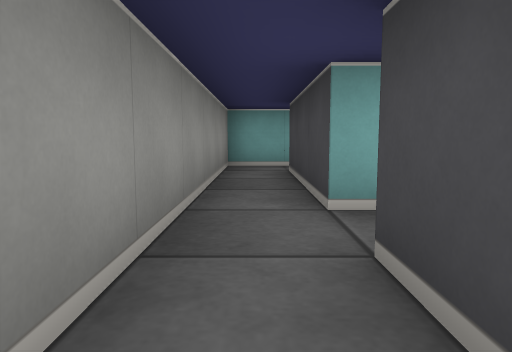
View 1 (above)

12 first-person views from a walk through a cub3D level. The camera is about half as high as the walls, tilts 6° down and sees 70° across. The floor is counted in squares. Each view is taken from the middle of a square. On the plan, view 1 faces up. The plan holds only what a view shows up to about 9 squares ahead; the rest is blank.

View 2
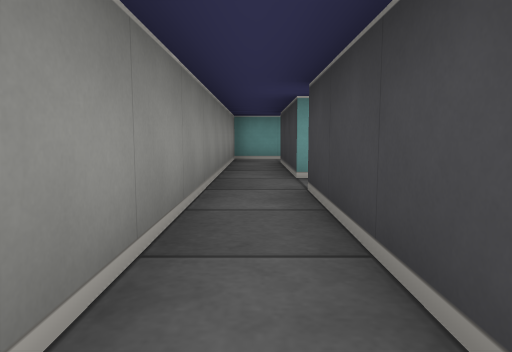

View 3
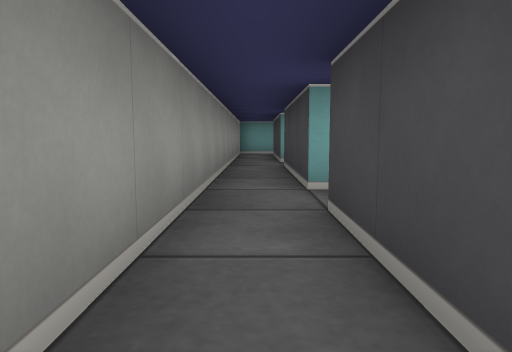

View 4
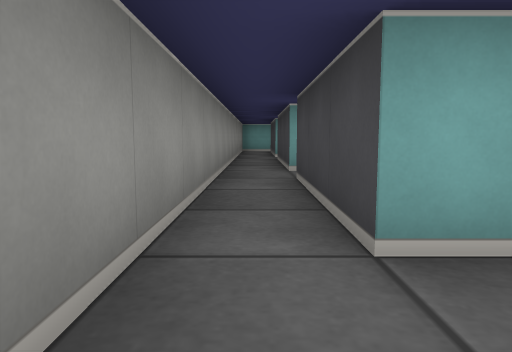

View 5
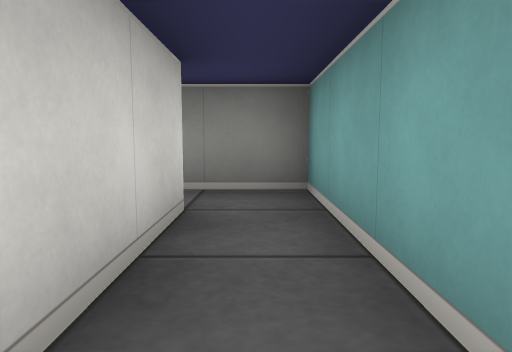

View 6
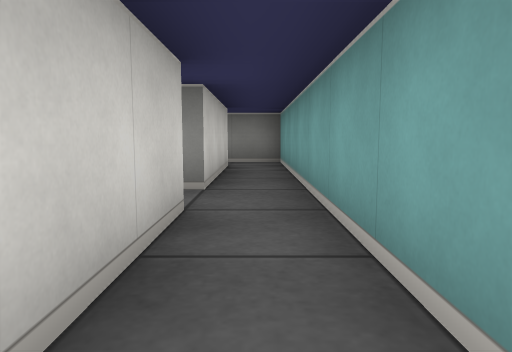

View 7
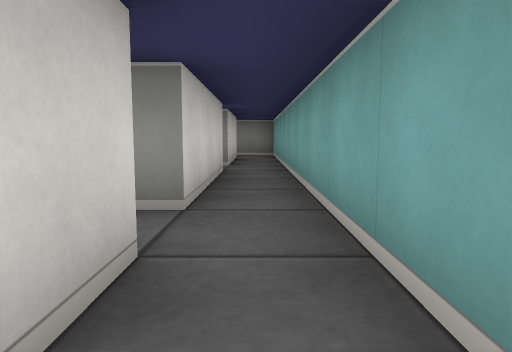

View 8
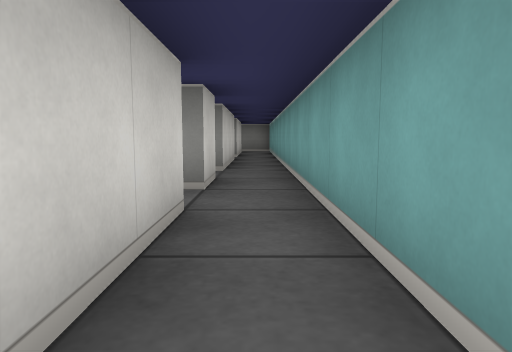

View 9
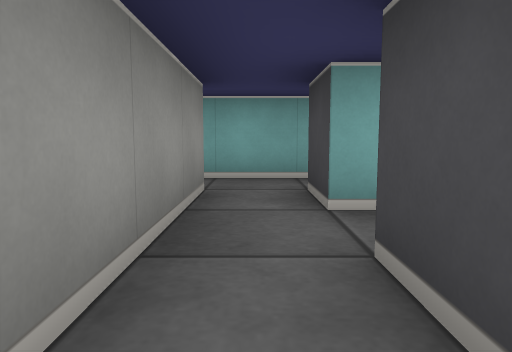

View 10
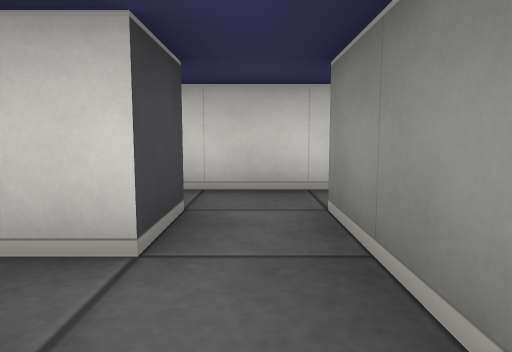

View 11
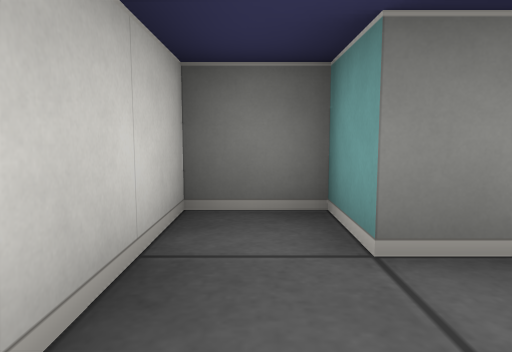

View 12
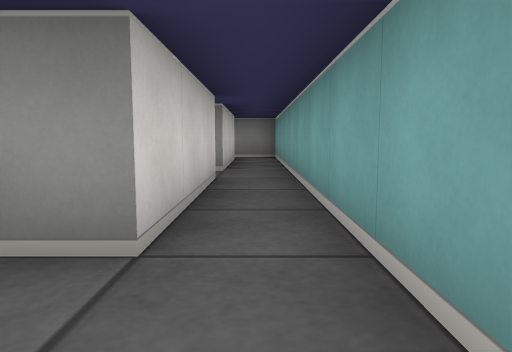

### Floor plan
Points are (right, up) in squares from view 1. A wall is a line through its corners. A room is listed if a view was taken in it or the views show most of it. See-through windows are left out.
Room 1 (views 1, 2, 3, 4, 5, 6, 12)
walls: (1.1, -5.5) (0.5, -5.5) (0.5, -2.5); (0.5, -1.5) (0.5, 1.5); (0.5, 2.5) (0.5, 5.5) (3.5, 5.5); (4.5, 5.5) (7.5, 5.5) (7.5, 4.9); (8.5, 5.5) (9.5, 5.5); (9.4, 6.5) (-0.5, 6.5) (-0.5, -6.4)
ways out: opening at (9, 6) to room 2; opening at (1, -6); opening at (1, -2); opening at (1, 2); opening at (4, 5); opening at (8, 5)
Room 2 (views 7, 8, 10)
walls: (12.4, 6.5) (9.4, 6.5); (10.5, 4.5) (10.5, 5.5) (12.4, 5.5); (9.5, 5.5) (9.5, 4.5)
ways out: opening at (9, 6) to room 1; opening at (10, 5)
Room 3 (views 9, 11)
walls: (9.5, 2.5) (8.5, 2.5) (8.5, 1.5) (10.8, 1.5)
ways out: opening at (10, 3)

Where each view was taken, in squares from view 1:
view 1: 0 up, 0 right, facing up
view 2: 2 down, 0 right, facing up
view 3: 5 down, 0 right, facing up
view 4: 7 down, 0 right, facing up
view 5: 6 up, 3 right, facing left
view 6: 6 up, 7 right, facing left
view 7: 6 up, 10 right, facing left
view 8: 6 up, 13 right, facing left
view 9: 2 up, 10 right, facing up
view 10: 5 up, 10 right, facing down
view 11: 2 up, 11 right, facing left
view 12: 6 up, 9 right, facing left
